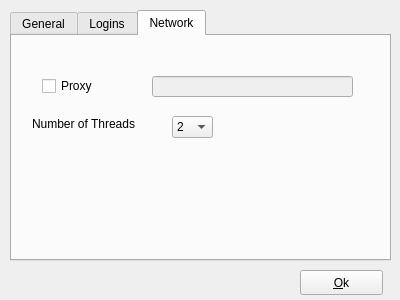
<?xml version="1.0" encoding="UTF-8"?>
<ui version="4.0">
 <class>dia_preferences</class>
 <widget class="QDialog" name="dia_preferences">
  <property name="geometry">
   <rect>
    <x>0</x>
    <y>0</y>
    <width>400</width>
    <height>300</height>
   </rect>
  </property>
  <property name="windowTitle">
   <string>Preferences</string>
  </property>
  <widget class="QTabWidget" name="tab_network">
   <property name="geometry">
    <rect>
     <x>10</x>
     <y>10</y>
     <width>381</width>
     <height>251</height>
    </rect>
   </property>
   <property name="currentIndex">
    <number>2</number>
   </property>
   <widget class="QWidget" name="tab_general">
    <attribute name="title">
     <string>General</string>
    </attribute>
    <widget class="QCheckBox" name="check_startup">
     <property name="geometry">
      <rect>
       <x>30</x>
       <y>30</y>
       <width>151</width>
       <height>20</height>
      </rect>
     </property>
     <property name="text">
      <string>Launch on startup.</string>
     </property>
    </widget>
    <widget class="QLabel" name="label">
     <property name="geometry">
      <rect>
       <x>30</x>
       <y>70</y>
       <width>101</width>
       <height>21</height>
      </rect>
     </property>
     <property name="text">
      <string>Save to folder</string>
     </property>
    </widget>
    <widget class="QLineEdit" name="text_saveto">
     <property name="geometry">
      <rect>
       <x>120</x>
       <y>70</y>
       <width>201</width>
       <height>21</height>
      </rect>
     </property>
    </widget>
    <widget class="QPushButton" name="but_browse">
     <property name="geometry">
      <rect>
       <x>330</x>
       <y>70</y>
       <width>16</width>
       <height>25</height>
      </rect>
     </property>
     <property name="text">
      <string>...</string>
     </property>
    </widget>
   </widget>
   <widget class="QWidget" name="tab_logins">
    <attribute name="title">
     <string>Logins</string>
    </attribute>
    <widget class="QLineEdit" name="text_user">
     <property name="geometry">
      <rect>
       <x>130</x>
       <y>140</y>
       <width>151</width>
       <height>21</height>
      </rect>
     </property>
    </widget>
    <widget class="QLineEdit" name="text_password">
     <property name="geometry">
      <rect>
       <x>130</x>
       <y>170</y>
       <width>151</width>
       <height>21</height>
      </rect>
     </property>
    </widget>
    <widget class="QPushButton" name="but_add">
     <property name="geometry">
      <rect>
       <x>310</x>
       <y>140</y>
       <width>61</width>
       <height>25</height>
      </rect>
     </property>
     <property name="text">
      <string>Add</string>
     </property>
    </widget>
    <widget class="QLineEdit" name="text_server">
     <property name="geometry">
      <rect>
       <x>130</x>
       <y>110</y>
       <width>231</width>
       <height>21</height>
      </rect>
     </property>
    </widget>
    <widget class="QLabel" name="label_2">
     <property name="geometry">
      <rect>
       <x>70</x>
       <y>110</y>
       <width>57</width>
       <height>15</height>
      </rect>
     </property>
     <property name="text">
      <string>Server</string>
     </property>
    </widget>
    <widget class="QLabel" name="label_4">
     <property name="geometry">
      <rect>
       <x>60</x>
       <y>140</y>
       <width>71</width>
       <height>16</height>
      </rect>
     </property>
     <property name="text">
      <string>Username</string>
     </property>
    </widget>
    <widget class="QLabel" name="label_5">
     <property name="geometry">
      <rect>
       <x>60</x>
       <y>170</y>
       <width>81</width>
       <height>16</height>
      </rect>
     </property>
     <property name="text">
      <string>Password</string>
     </property>
    </widget>
    <widget class="QPushButton" name="but_remove">
     <property name="enabled">
      <bool>false</bool>
     </property>
     <property name="geometry">
      <rect>
       <x>310</x>
       <y>170</y>
       <width>61</width>
       <height>25</height>
      </rect>
     </property>
     <property name="text">
      <string>Remove</string>
     </property>
    </widget>
   </widget>
   <widget class="QWidget" name="tab">
    <attribute name="title">
     <string>Network</string>
    </attribute>
    <widget class="QLabel" name="label_3">
     <property name="geometry">
      <rect>
       <x>20</x>
       <y>80</y>
       <width>131</width>
       <height>16</height>
      </rect>
     </property>
     <property name="text">
      <string>Number of Threads</string>
     </property>
    </widget>
    <widget class="QLineEdit" name="text_proxy">
     <property name="enabled">
      <bool>false</bool>
     </property>
     <property name="geometry">
      <rect>
       <x>140</x>
       <y>40</y>
       <width>201</width>
       <height>21</height>
      </rect>
     </property>
    </widget>
    <widget class="QCheckBox" name="check_proxy">
     <property name="geometry">
      <rect>
       <x>30</x>
       <y>40</y>
       <width>84</width>
       <height>20</height>
      </rect>
     </property>
     <property name="text">
      <string>Proxy</string>
     </property>
    </widget>
    <widget class="QComboBox" name="comb_threads">
     <property name="geometry">
      <rect>
       <x>160</x>
       <y>80</y>
       <width>41</width>
       <height>22</height>
      </rect>
     </property>
     <item>
      <property name="text">
       <string>2</string>
      </property>
     </item>
     <item>
      <property name="text">
       <string>4</string>
      </property>
     </item>
     <item>
      <property name="text">
       <string>6</string>
      </property>
     </item>
     <item>
      <property name="text">
       <string>8</string>
      </property>
     </item>
    </widget>
   </widget>
  </widget>
  <widget class="QPushButton" name="but_ok">
   <property name="geometry">
    <rect>
     <x>300</x>
     <y>270</y>
     <width>83</width>
     <height>25</height>
    </rect>
   </property>
   <property name="text">
    <string>&amp;Ok</string>
   </property>
  </widget>
  <widget class="QWidget" name="verticalLayoutWidget">
   <property name="geometry">
    <rect>
     <x>340</x>
     <y>260</y>
     <width>160</width>
     <height>80</height>
    </rect>
   </property>
   <layout class="QVBoxLayout" name="verticalLayout"/>
  </widget>
 </widget>
 <resources/>
 <connections/>
</ui>
